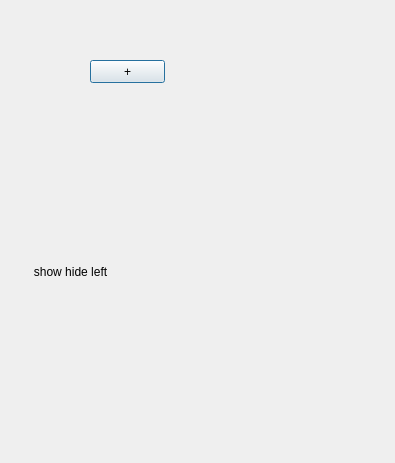
<?xml version="1.0" encoding="UTF-8"?>
<ui version="4.0">
 <class>EbDialogWorkFrame</class>
 <widget class="QDialog" name="EbDialogWorkFrame">
  <property name="geometry">
   <rect>
    <x>0</x>
    <y>0</y>
    <width>395</width>
    <height>463</height>
   </rect>
  </property>
  <property name="windowTitle">
   <string>Dialog</string>
  </property>
  <widget class="QWidget" name="widgetLine1" native="true">
   <property name="geometry">
    <rect>
     <x>80</x>
     <y>50</y>
     <width>271</width>
     <height>16</height>
    </rect>
   </property>
  </widget>
  <widget class="QWidget" name="widgetLine2" native="true">
   <property name="geometry">
    <rect>
     <x>70</x>
     <y>100</y>
     <width>271</width>
     <height>16</height>
    </rect>
   </property>
  </widget>
  <widget class="QPushButton" name="pushButtonAdd">
   <property name="geometry">
    <rect>
     <x>90</x>
     <y>60</y>
     <width>75</width>
     <height>23</height>
    </rect>
   </property>
   <property name="text">
    <string>+</string>
   </property>
  </widget>
  <widget class="QWidget" name="widgetLine3" native="true">
   <property name="geometry">
    <rect>
     <x>30</x>
     <y>70</y>
     <width>21</width>
     <height>201</height>
    </rect>
   </property>
  </widget>
  <widget class="QPushButton" name="pushButtonShowHideLeft">
   <property name="geometry">
    <rect>
     <x>20</x>
     <y>260</y>
     <width>101</width>
     <height>23</height>
    </rect>
   </property>
   <property name="text">
    <string>show hide left</string>
   </property>
   <property name="checkable">
    <bool>false</bool>
   </property>
   <property name="autoDefault">
    <bool>false</bool>
   </property>
   <property name="flat">
    <bool>true</bool>
   </property>
  </widget>
 </widget>
 <resources/>
 <connections/>
</ui>
